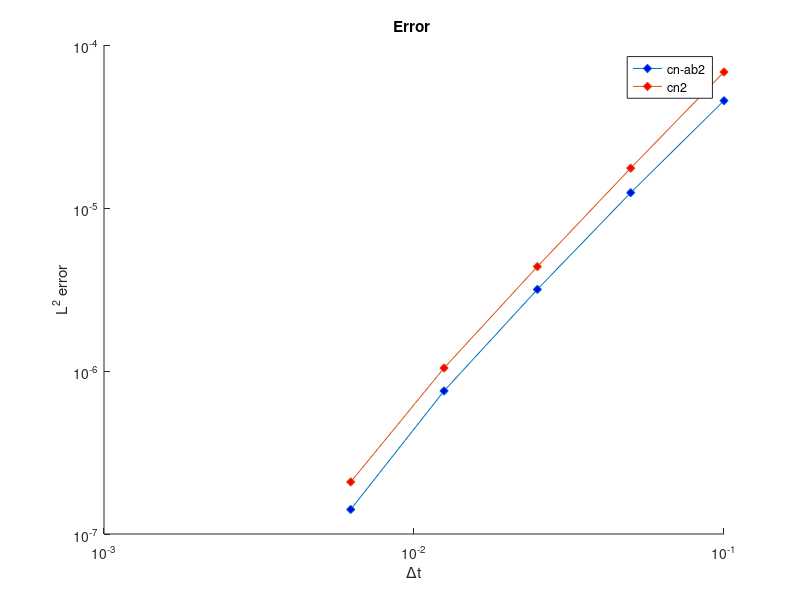

This figure's MATLAB source:
clc;
close all;
clear all;

%bloth imex cnab and semibdf
% cnab
dt_1_norm = 4.5551e-5;
dt_05_norm = 1.24149e-5;
dt_0250_norm = 3.16636e-6;
dt_0125_norm = 7.54616e-7;
dt_00625_norm = 1.4146e-7;

norms = [dt_1_norm, dt_05_norm, dt_0250_norm, dt_0125_norm, dt_00625_norm];
k = 1:length(norms);
fit2 = polyfit(k, log2(norms), 1);


times = [0.1, 0.05, 0.0250, 0.0125, 0.00625];

fig = figure;
hold on
xlabel('\Deltat');
ylabel('L^2 error');
title('Error ');
loglog(times, norms, '-d', 'MarkerFaceColor', 'blue');

%%%%%% Crank Nicolson %%%%
dt_1_norm = 6.82957e-5;
dt_05_norm = 1.75551e-5;
dt_0250_norm = 4.37019e-6;
dt_0125_norm = 1.04249e-6;
dt_00625_norm = 2.08597e-7;

norms = [dt_1_norm, dt_05_norm, dt_0250_norm, dt_0125_norm, dt_00625_norm];
k = 1:length(norms);
fit4 = polyfit(k, log2(norms), 1);

times = [0.1, 0.05, 0.0250, 0.0125, 0.00625];
hold on;
loglog(times, norms, '-d', 'MarkerFaceColor', 'red');

%legend('semi-bdf2', 'cn-ab2', 'implicit-euler', 'cn2');
legend('cn-ab2','cn2');
saveas(fig, 'figures/cnabVScn2.png');